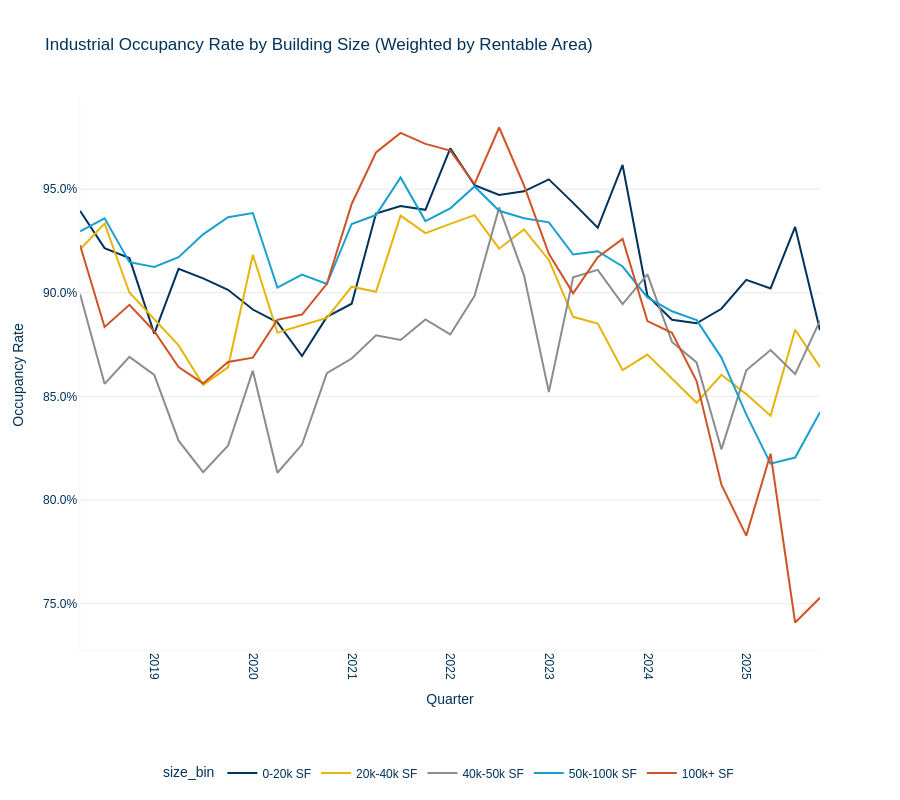

Notebook cell for this chart:
### Code cell
# Chart 3: Industrial Occupancy Rate by Building Size
fig_industrial_occ = aquila_styled_line_chart(
    industrial_occ_by_size,
    x='date',
    y='weighted_occupancy_pct',
    color='size_bin',
    title='Industrial Occupancy Rate by Building Size (Weighted by Rentable Area)'
)
fig_industrial_occ.update_yaxes(tickformat='.1%', title='Occupancy Rate')
fig_industrial_occ.update_xaxes(title='Quarter')
fig_industrial_occ.write_html('charts/industrial/industrial_occupancy_by_size.html')
print("Saved: charts/industrial_occupancy_by_size.html")
fig_industrial_occ.show()

### Figure 1 — Plotly figure (JSON) as saved in the notebook; plotly's stock layout.template omitted (floating-point values rounded to 4 significant figures)
{"data": [{"hovertemplate": "size_bin=0-20k SF<br>date=%{x}<br>weighted_occupancy_pct=%{y}<extra></extra>", "legendgroup": "0-20k SF", "line": {"color": "#00325a", "dash": "solid"}, "marker": {"symbol": "circle"}, "mode": "lines", "name": "0-20k SF", "orientation": "v", "showlegend": true, "type": "scatter", "x": ["2018-04-01T00:00:00", "2018-07-01T00:00:00", "2018-10-01T00:00:00", "2019-01-01T00:00:00", "2019-04-01T00:00:00", "2019-07-01T00:00:00", "2019-10-01T00:00:00", "2020-01-01T00:00:00", "2020-04-01T00:00:00", "2020-07-01T00:00:00", "2020-10-01T00:00:00", "2021-01-01T00:00:00", "2021-04-01T00:00:00", "2021-07-01T00:00:00", "2021-10-01T00:00:00", "2022-01-01T00:00:00", "2022-04-01T00:00:00", "2022-07-01T00:00:00", "2022-10-01T00:00:00", "2023-01-01T00:00:00", "2023-04-01T00:00:00", "2023-07-01T00:00:00", "2023-10-01T00:00:00", "2024-01-01T00:00:00", "2024-04-01T00:00:00", "2024-07-01T00:00:00", "2024-10-01T00:00:00", "2025-01-01T00:00:00", "2025-04-01T00:00:00", "2025-07-01T00:00:00", "2025-10-01T00:00:00"], "xaxis": "x", "y": [0.9396, 0.9215, 0.9167, 0.8803, 0.9116, 0.907, 0.9014, 0.8919, 0.8857, 0.8695, 0.8884, 0.8947, 0.9383, 0.9418, 0.94, 0.9697, 0.9519, 0.9472, 0.9489, 0.9547, 0.9434, 0.9313, 0.9616, 0.8986, 0.887, 0.8853, 0.8923, 0.9062, 0.9021, 0.9317, 0.882], "yaxis": "y"}, {"hovertemplate": "size_bin=20k-40k SF<br>date=%{x}<br>weighted_occupancy_pct=%{y}<extra></extra>", "legendgroup": "20k-40k SF", "line": {"color": "#e6b40a", "dash": "solid"}, "marker": {"symbol": "circle"}, "mode": "lines", "name": "20k-40k SF", "orientation": "v", "showlegend": true, "type": "scatter", "x": ["2018-04-01T00:00:00", "2018-07-01T00:00:00", "2018-10-01T00:00:00", "2019-01-01T00:00:00", "2019-04-01T00:00:00", "2019-07-01T00:00:00", "2019-10-01T00:00:00", "2020-01-01T00:00:00", "2020-04-01T00:00:00", "2020-07-01T00:00:00", "2020-10-01T00:00:00", "2021-01-01T00:00:00", "2021-04-01T00:00:00", "2021-07-01T00:00:00", "2021-10-01T00:00:00", "2022-01-01T00:00:00", "2022-04-01T00:00:00", "2022-07-01T00:00:00", "2022-10-01T00:00:00", "2023-01-01T00:00:00", "2023-04-01T00:00:00", "2023-07-01T00:00:00", "2023-10-01T00:00:00", "2024-01-01T00:00:00", "2024-04-01T00:00:00", "2024-07-01T00:00:00", "2024-10-01T00:00:00", "2025-01-01T00:00:00", "2025-04-01T00:00:00", "2025-07-01T00:00:00", "2025-10-01T00:00:00"], "xaxis": "x", "y": [0.9209, 0.9334, 0.9001, 0.8875, 0.8746, 0.8556, 0.864, 0.9183, 0.8808, 0.8843, 0.8879, 0.9029, 0.9005, 0.9372, 0.9288, 0.9332, 0.9375, 0.9213, 0.9306, 0.9159, 0.8884, 0.8852, 0.8628, 0.8702, 0.8585, 0.847, 0.8605, 0.8511, 0.8407, 0.8822, 0.8641], "yaxis": "y"}, {"hovertemplate": "size_bin=40k-50k SF<br>date=%{x}<br>weighted_occupancy_pct=%{y}<extra></extra>", "legendgroup": "40k-50k SF", "line": {"color": "#8c8c8c", "dash": "solid"}, "marker": {"symbol": "circle"}, "mode": "lines", "name": "40k-50k SF", "orientation": "v", "showlegend": true, "type": "scatter", "x": ["2018-04-01T00:00:00", "2018-07-01T00:00:00", "2018-10-01T00:00:00", "2019-01-01T00:00:00", "2019-04-01T00:00:00", "2019-07-01T00:00:00", "2019-10-01T00:00:00", "2020-01-01T00:00:00", "2020-04-01T00:00:00", "2020-07-01T00:00:00", "2020-10-01T00:00:00", "2021-01-01T00:00:00", "2021-04-01T00:00:00", "2021-07-01T00:00:00", "2021-10-01T00:00:00", "2022-01-01T00:00:00", "2022-04-01T00:00:00", "2022-07-01T00:00:00", "2022-10-01T00:00:00", "2023-01-01T00:00:00", "2023-04-01T00:00:00", "2023-07-01T00:00:00", "2023-10-01T00:00:00", "2024-01-01T00:00:00", "2024-04-01T00:00:00", "2024-07-01T00:00:00", "2024-10-01T00:00:00", "2025-01-01T00:00:00", "2025-04-01T00:00:00", "2025-07-01T00:00:00", "2025-10-01T00:00:00"], "xaxis": "x", "y": [0.8994, 0.8561, 0.8691, 0.8604, 0.8287, 0.8135, 0.8262, 0.8624, 0.8132, 0.8268, 0.8612, 0.8683, 0.8795, 0.8772, 0.8871, 0.8799, 0.8985, 0.9412, 0.9084, 0.8522, 0.9075, 0.911, 0.8945, 0.9088, 0.8763, 0.8664, 0.8245, 0.8626, 0.8724, 0.8608, 0.8865], "yaxis": "y"}, {"hovertemplate": "size_bin=50k-100k SF<br>date=%{x}<br>weighted_occupancy_pct=%{y}<extra></extra>", "legendgroup": "50k-100k SF", "line": {"color": "#18a0CF", "dash": "solid"}, "marker": {"symbol": "circle"}, "mode": "lines", "name": "50k-100k SF", "orientation": "v", "showlegend": true, "type": "scatter", "x": ["2018-04-01T00:00:00", "2018-07-01T00:00:00", "2018-10-01T00:00:00", "2019-01-01T00:00:00", "2019-04-01T00:00:00", "2019-07-01T00:00:00", "2019-10-01T00:00:00", "2020-01-01T00:00:00", "2020-04-01T00:00:00", "2020-07-01T00:00:00", "2020-10-01T00:00:00", "2021-01-01T00:00:00", "2021-04-01T00:00:00", "2021-07-01T00:00:00", "2021-10-01T00:00:00", "2022-01-01T00:00:00", "2022-04-01T00:00:00", "2022-07-01T00:00:00", "2022-10-01T00:00:00", "2023-01-01T00:00:00", "2023-04-01T00:00:00", "2023-07-01T00:00:00", "2023-10-01T00:00:00", "2024-01-01T00:00:00", "2024-04-01T00:00:00", "2024-07-01T00:00:00", "2024-10-01T00:00:00", "2025-01-01T00:00:00", "2025-04-01T00:00:00", "2025-07-01T00:00:00", "2025-10-01T00:00:00"], "xaxis": "x", "y": [0.9296, 0.9359, 0.9147, 0.9124, 0.9171, 0.9282, 0.9365, 0.9385, 0.9025, 0.9087, 0.9042, 0.9332, 0.9375, 0.9556, 0.9346, 0.9407, 0.9513, 0.9396, 0.936, 0.934, 0.9185, 0.92, 0.9127, 0.8978, 0.8911, 0.8868, 0.8687, 0.8413, 0.8176, 0.8205, 0.8424], "yaxis": "y"}, {"hovertemplate": "size_bin=100k+ SF<br>date=%{x}<br>weighted_occupancy_pct=%{y}<extra></extra>", "legendgroup": "100k+ SF", "line": {"color": "#D05325", "dash": "solid"}, "marker": {"symbol": "circle"}, "mode": "lines", "name": "100k+ SF", "orientation": "v", "showlegend": true, "type": "scatter", "x": ["2018-04-01T00:00:00", "2018-07-01T00:00:00", "2018-10-01T00:00:00", "2019-01-01T00:00:00", "2019-04-01T00:00:00", "2019-07-01T00:00:00", "2019-10-01T00:00:00", "2020-01-01T00:00:00", "2020-04-01T00:00:00", "2020-07-01T00:00:00", "2020-10-01T00:00:00", "2021-01-01T00:00:00", "2021-04-01T00:00:00", "2021-07-01T00:00:00", "2021-10-01T00:00:00", "2022-01-01T00:00:00", "2022-04-01T00:00:00", "2022-07-01T00:00:00", "2022-10-01T00:00:00", "2023-01-01T00:00:00", "2023-04-01T00:00:00", "2023-07-01T00:00:00", "2023-10-01T00:00:00", "2024-01-01T00:00:00", "2024-04-01T00:00:00", "2024-07-01T00:00:00", "2024-10-01T00:00:00", "2025-01-01T00:00:00", "2025-04-01T00:00:00", "2025-07-01T00:00:00", "2025-10-01T00:00:00"], "xaxis": "x", "y": [0.9231, 0.8835, 0.8942, 0.8814, 0.8642, 0.8563, 0.8666, 0.8687, 0.887, 0.8895, 0.9043, 0.9428, 0.9677, 0.9771, 0.9718, 0.9686, 0.9525, 0.9797, 0.9518, 0.9188, 0.8997, 0.9172, 0.926, 0.8863, 0.8807, 0.8574, 0.8074, 0.7829, 0.8223, 0.7409, 0.7529], "yaxis": "y"}], "layout": {"font": {"color": "#00325a", "family": "Futura LT Pro, Futura, Arial, sans-serif"}, "height": 800, "legend": {"orientation": "h", "title": {"font": {"family": "Futura LT Pro, Futura, Arial, sans-serif"}, "text": "size_bin"}, "tracegroupgap": 0, "x": 0.5, "xanchor": "center", "y": -0.25, "yanchor": "bottom"}, "margin": {"b": 100}, "paper_bgcolor": "white", "plot_bgcolor": "white", "title": {"font": {"family": "Futura LT Pro, Futura, Arial, sans-serif"}, "text": "Industrial Occupancy Rate by Building Size (Weighted by Rentable Area)"}, "xaxis": {"anchor": "y", "domain": [0, 1], "linecolor": "#e9e9ea", "linewidth": 0.5, "mirror": false, "showgrid": false, "showline": true, "tickangle": 90, "title": {"text": "Quarter"}, "zeroline": false}, "yaxis": {"anchor": "x", "domain": [0, 1], "gridcolor": "#e9e9ea", "linecolor": "#e9e9ea", "linewidth": 0.5, "mirror": false, "showgrid": true, "showline": true, "tickformat": ".1%", "title": {"text": "Occupancy Rate"}, "zeroline": true}}}
